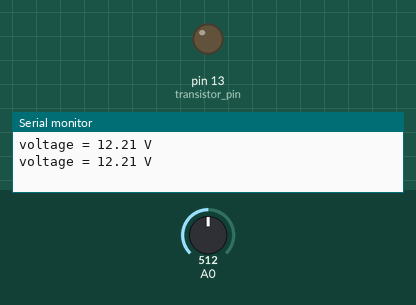
This sketch was run on a simulated Arduino Uno, built with avr-gcc and run on an emulated ATmega328P. Parts: output pins drawn as LEDs (lit = HIGH), the last lines printed to the serial monitor. The test bench sets the inputs (shaded band); at power-on: A0 = 512.

Above: at 1.8 s.
1.9 s: A0 set to 440
3.4 s: A0 set to 409
At 4.3 s:
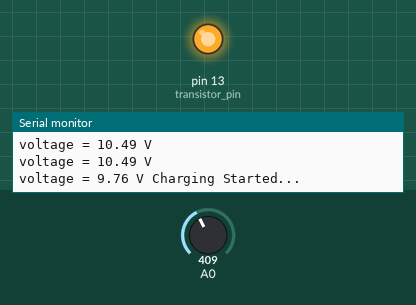
Timing chart, 0 to 6.4 s (numbered marks = the images above; inputs shaded):
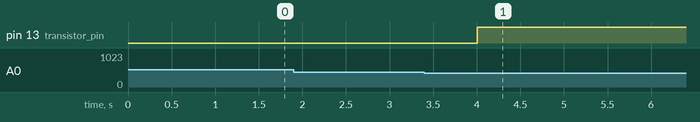

Measured:
- the behaviour switches between 428 and 427 on A0 (found by bisection; images 0 and 1)
- after the input at 3.4 s, pin 13 (transistor_pin): LOW → HIGH after 0.60 s

The sketch:

VoltageLimiter.ino
```cpp
float startChargingAt = 10.20; // volts  //set the voltage considered low battery here
float STOPChargingAt = 12.5; // volts  //set the voltage considered FULL battery here

#define transistor_pin 13

void setup()
{
  pinMode(transistor_pin, OUTPUT);
  digitalWrite(transistor_pin, LOW);
  Serial.begin(9600);
}

void loop()
{
  int sensorValue = analogRead(A0); //read the A0 pin value
  float voltage = sensorValue * (12.20 / 1023.00) * 2; //convert the value to a true voltage.
  Serial.print("voltage = ");
  Serial.print(voltage); //print the voltage to Serial
  Serial.print(" V ");

  if (voltage <= startChargingAt )
  {
    Serial.print("Charging Started...");
    digitalWrite(transistor_pin, HIGH);
  }

  if (voltage >= STOPChargingAt )
  {
    Serial.print("Charging STOPPED");
    digitalWrite(transistor_pin, LOW);
  }
  Serial.println();

  delay(1000); // This probably could be even higher
}
```
